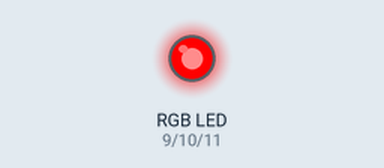
Recording of a sketch running on a simulated Arduino Uno, built with avr-gcc and run on an emulated ATmega328P. Shown: an RGB LED mixed from three pins (HIGH = lit).

Above: at 0.6 s.
At 7.1 s:
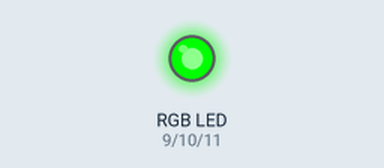
At 11.0 s:
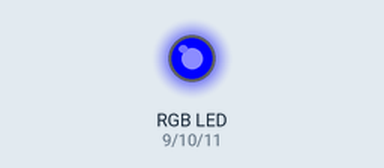
Timing chart, 0 to 11.9 s (numbered marks = the images above):
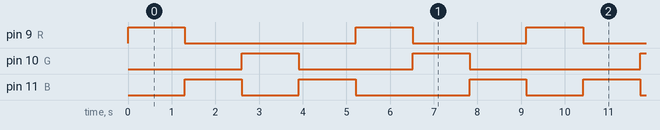

The sketch:

RGB_LED_control.ino
```cpp
#define R 9
#define G 10
#define B 11
void setup() {
  // put your setup code here, to run once:
 pinMode(G,OUTPUT);
 pinMode(R,OUTPUT);
 pinMode(B,OUTPUT);
}

void loop() {
  // put your main code here, to run repeatedly:
 red();
 blue();
 green();
 blue();
 red();
 green();
 blue();

}
void red(){
  digitalWrite(R,HIGH);
  delay(1303);
  digitalWrite(R,LOW);
}

void blue(){
  digitalWrite(B,HIGH);
  delay(1303);
  digitalWrite(B,LOW);
}
void green(){
  digitalWrite(G,HIGH);
  delay(1303);
  digitalWrite(G,LOW);
}
```

Measured:
- by itself, pin 9 (R): repeats every 9.1 s: LOW 3.9 s, HIGH 1.3 s, LOW 2.6 s, HIGH 1.3 s
- by itself, pin 10 (G): repeats every 9.1 s: LOW 2.6 s, HIGH 1.3 s, LOW 3.9 s, HIGH 1.3 s
- by itself, pin 11 (B): repeats every 9.1 s: LOW 1.3 s, HIGH 1.3 s, LOW 2.6 s, HIGH 1.3 s, LOW 1.3 s, HIGH 1.3 s
